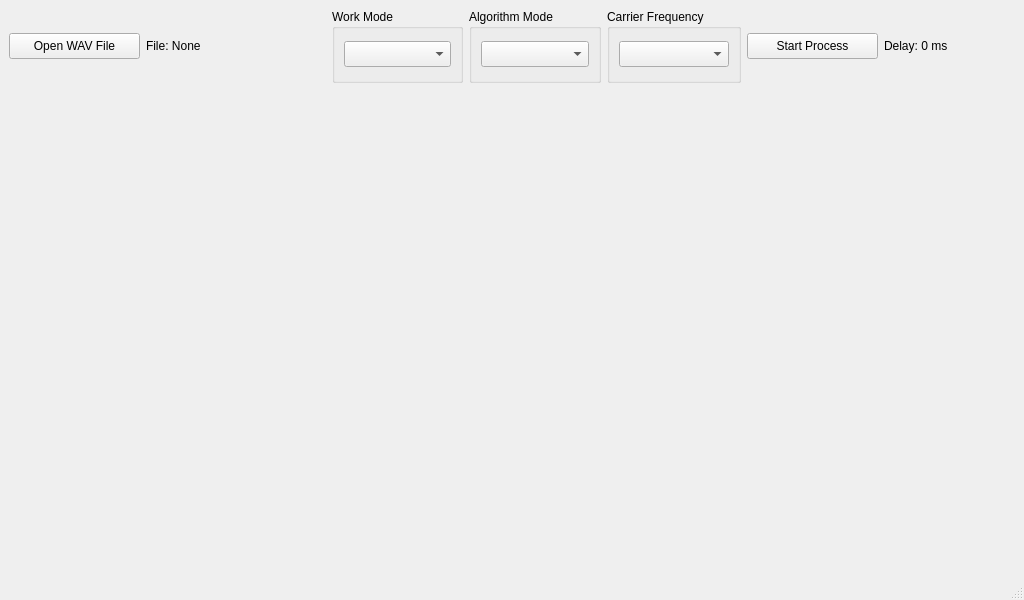
<?xml version="1.0" encoding="UTF-8"?>
<ui version="4.0">
 <class>MainWindow</class>
 <widget class="QMainWindow" name="MainWindow">
  <property name="geometry">
   <rect>
    <x>0</x>
    <y>0</y>
    <width>1024</width>
    <height>600</height>
   </rect>
  </property>
  <property name="windowTitle">
   <string>Audio Scrambler &amp; Descrambler</string>
  </property>
  <widget class="QWidget" name="centralwidget">
   <layout class="QVBoxLayout" name="verticalLayout">
    <item>
     <layout class="QHBoxLayout" name="horizontalLayout_Top">
      <item>
       <widget class="QPushButton" name="btnOpenFile">
        <property name="minimumSize">
         <size>
          <width>70</width>
          <height>26</height>
         </size>
        </property>
        <property name="text">
         <string>Open WAV File</string>
        </property>
       </widget>
      </item>
      <item>
       <widget class="QLabel" name="labelFileName">
        <property name="minimumSize">
         <size>
          <width>180</width>
          <height>26</height>
         </size>
        </property>
        <property name="text">
         <string>File: None</string>
        </property>
       </widget>
      </item>
      <item>
       <widget class="QGroupBox" name="groupWorkMode">
        <property name="minimumSize">
         <size>
          <width>110</width>
          <height>36</height>
         </size>
        </property>
        <property name="title">
         <string>Work Mode</string>
        </property>
        <layout class="QVBoxLayout" name="verticalLayout_2">
         <property name="margin">3</property>
         <item>
          <widget class="QComboBox" name="cboWorkMode">
           <property name="minimumSize">
            <size>
             <width>100</width>
             <height>26</height>
            </size>
           </property>
          </widget>
         </item>
        </layout>
       </widget>
      </item>
      <item>
       <widget class="QGroupBox" name="groupAlgorithm">
        <property name="minimumSize">
         <size>
          <width>110</width>
          <height>36</height>
         </size>
        </property>
        <property name="title">
         <string>Algorithm Mode</string>
        </property>
        <layout class="QVBoxLayout" name="verticalLayout_3">
         <property name="margin">3</property>
         <item>
          <widget class="QComboBox" name="cboAlgorithm">
           <property name="minimumSize">
            <size>
             <width>100</width>
             <height>26</height>
            </size>
           </property>
          </widget>
         </item>
        </layout>
       </widget>
      </item>
      <item>
       <widget class="QGroupBox" name="groupCarrier">
        <property name="minimumSize">
         <size>
          <width>120</width>
          <height>36</height>
         </size>
        </property>
        <property name="title">
         <string>Carrier Frequency</string>
        </property>
        <layout class="QVBoxLayout" name="verticalLayout_4">
         <property name="margin">3</property>
         <item>
          <widget class="QComboBox" name="cboCarrier">
           <property name="minimumSize">
            <size>
             <width>110</width>
             <height>26</height>
            </size>
           </property>
          </widget>
         </item>
        </layout>
       </widget>
      </item>
      <item>
       <widget class="QPushButton" name="btnStartProcess">
        <property name="minimumSize">
         <size>
          <width>70</width>
          <height>26</height>
         </size>
        </property>
        <property name="text">
         <string>Start Process</string>
        </property>
       </widget>
      </item>
      <item>
       <widget class="QLabel" name="labelDelay">
        <property name="minimumSize">
         <size>
          <width>70</width>
          <height>26</height>
         </size>
        </property>
        <property name="text">
         <string>Delay: 0 ms</string>
        </property>
       </widget>
      </item>
     </layout>
    </item>
    <item>
     <layout class="QHBoxLayout" name="horizontalLayout_Plot">
      <item>
       <widget class="QCustomPlot" name="plotOriginal" native="true">
        <property name="minimumSize">
         <size>
          <width>480</width>
          <height>480</height>
         </size>
        </property>
       </widget>
      </item>
      <item>
       <widget class="QCustomPlot" name="plotProcessed" native="true">
        <property name="minimumSize">
         <size>
          <width>480</width>
          <height>480</height>
         </size>
        </property>
       </widget>
      </item>
     </layout>
    </item>
   </layout>
  </widget>
  <widget class="QMenuBar" name="menubar">
   <property name="geometry">
    <rect>
     <x>0</x>
     <y>0</y>
     <width>1024</width>
     <height>23</height>
    </rect>
   </property>
  </widget>
  <widget class="QStatusBar" name="statusbar"/>
 </widget>
 <customwidgets>
  <customwidget>
   <class>QCustomPlot</class>
   <extends>QWidget</extends>
   <header location="global">qcustomplot.h</header>
   <container>1</container>
  </customwidget>
 </customwidgets>
 <resources/>
 <connections/>
</ui>
